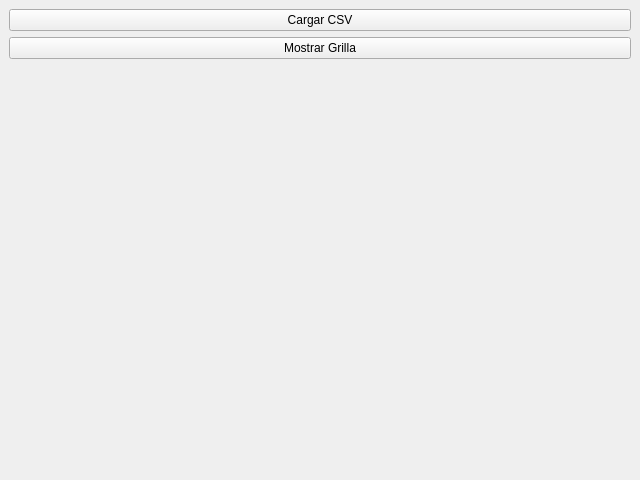
<?xml version="1.0" encoding="UTF-8"?>
<ui version="4.0">
 <class>OscilloscopeApp</class>
 <widget class="QMainWindow" name="OscilloscopeApp">
  <property name="geometry">
   <rect>
    <x>0</x>
    <y>0</y>
    <width>640</width>
    <height>480</height>
   </rect>
  </property>
  <property name="windowTitle">
   <string>GUI Osciloscopio</string>
  </property>
  <widget class="QWidget" name="centralwidget">
   <layout class="QVBoxLayout" name="verticalLayout">
    <item>
     <widget class="QPushButton" name="load_button">
      <property name="text">
       <string>Cargar CSV</string>
      </property>
     </widget>
    </item>
    <item>
     <widget class="QPushButton" name="grid_button">
      <property name="cursor">
       <cursorShape>ArrowCursor</cursorShape>
      </property>
      <property name="text">
       <string>Mostrar Grilla</string>
      </property>
     </widget>
    </item>
    <item>
     <widget class="QWidget" name="plot_widget" native="true">
      <property name="cursor">
       <cursorShape>CrossCursor</cursorShape>
      </property>
     </widget>
    </item>
    <item>
     <widget class="QFrame" name="controls_frame">
      <layout class="QFormLayout" name="controls_layout"/>
     </widget>
    </item>
   </layout>
  </widget>
 </widget>
 <resources/>
 <connections/>
</ui>
